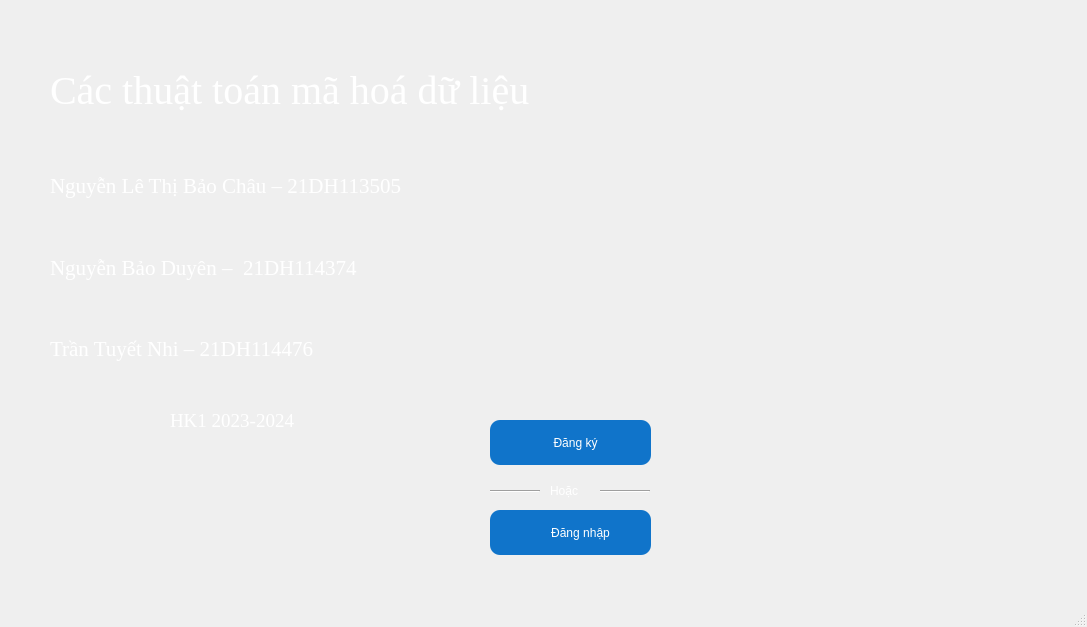
<?xml version="1.0" encoding="UTF-8"?>
<ui version="4.0">
 <class>MainWindow</class>
 <widget class="QMainWindow" name="MainWindow">
  <property name="geometry">
   <rect>
    <x>0</x>
    <y>0</y>
    <width>1087</width>
    <height>627</height>
   </rect>
  </property>
  <property name="windowTitle">
   <string>MainWindow</string>
  </property>
  <property name="styleSheet">
   <string notr="true">#MainWindow{	
	background-image: url(:/image/hinh_BM.jpg);
}

#centralwidget {
	background-image: url(:/image/hinh_BM.jpg);
}</string>
  </property>
  <widget class="QWidget" name="centralwidget">
   <widget class="QLabel" name="label_5">
    <property name="geometry">
     <rect>
      <x>170</x>
      <y>380</y>
      <width>201</width>
      <height>81</height>
     </rect>
    </property>
    <property name="font">
     <font>
      <family>Times New Roman</family>
      <pointsize>14</pointsize>
      <weight>50</weight>
      <italic>false</italic>
      <bold>false</bold>
     </font>
    </property>
    <property name="styleSheet">
     <string notr="true">font: 14pt &quot;Times New Roman&quot;;
color: rgb(255, 255, 255);</string>
    </property>
    <property name="text">
     <string>HK1 2023-2024</string>
    </property>
   </widget>
   <widget class="QLabel" name="label">
    <property name="geometry">
     <rect>
      <x>50</x>
      <y>20</y>
      <width>631</width>
      <height>141</height>
     </rect>
    </property>
    <property name="font">
     <font>
      <family>Times New Roman</family>
      <pointsize>30</pointsize>
      <weight>50</weight>
      <italic>false</italic>
      <bold>false</bold>
     </font>
    </property>
    <property name="styleSheet">
     <string notr="true">font: 30pt &quot;Times New Roman&quot;;
color: rgb(255, 255, 255);
</string>
    </property>
    <property name="text">
     <string>Các thuật toán mã hoá dữ liệu</string>
    </property>
   </widget>
   <widget class="QPushButton" name="btn_DangNhap">
    <property name="geometry">
     <rect>
      <x>490</x>
      <y>510</y>
      <width>161</width>
      <height>45</height>
     </rect>
    </property>
    <property name="styleSheet">
     <string notr="true">font: 14pt &quot;Times New Roman&quot;;
background-color: #1074CA;
border-radius: 10px;
color: rgb(255, 255, 255);
padding-left:20px;

</string>
    </property>
    <property name="text">
     <string>Đăng nhập</string>
    </property>
   </widget>
   <widget class="QWidget" name="layoutWidget">
    <property name="geometry">
     <rect>
      <x>50</x>
      <y>170</y>
      <width>458</width>
      <height>195</height>
     </rect>
    </property>
    <layout class="QVBoxLayout" name="verticalLayout">
     <property name="spacing">
      <number>50</number>
     </property>
     <item>
      <widget class="QLabel" name="label_2">
       <property name="font">
        <font>
         <family>Times New Roman</family>
         <pointsize>16</pointsize>
         <weight>50</weight>
         <italic>false</italic>
         <bold>false</bold>
        </font>
       </property>
       <property name="styleSheet">
        <string notr="true">font: 16pt &quot;Times New Roman&quot;;
color: rgb(255, 255, 255);</string>
       </property>
       <property name="text">
        <string>Nguyễn Lê Thị Bảo Châu – 21DH113505</string>
       </property>
      </widget>
     </item>
     <item>
      <widget class="QLabel" name="label_3">
       <property name="font">
        <font>
         <family>Times New Roman</family>
         <pointsize>16</pointsize>
         <weight>50</weight>
         <italic>false</italic>
         <bold>false</bold>
        </font>
       </property>
       <property name="styleSheet">
        <string notr="true">font: 16pt &quot;Times New Roman&quot;;
color: rgb(255, 255, 255);</string>
       </property>
       <property name="text">
        <string>Nguyễn Bảo Duyên –  21DH114374</string>
       </property>
      </widget>
     </item>
     <item>
      <widget class="QLabel" name="label_4">
       <property name="font">
        <font>
         <family>Times New Roman</family>
         <pointsize>16</pointsize>
         <weight>50</weight>
         <italic>false</italic>
         <bold>false</bold>
        </font>
       </property>
       <property name="styleSheet">
        <string notr="true">font: 16pt &quot;Times New Roman&quot;;
color: rgb(255, 255, 255);</string>
       </property>
       <property name="text">
        <string>Trần Tuyết Nhi – 21DH114476</string>
       </property>
      </widget>
     </item>
    </layout>
   </widget>
   <widget class="QPushButton" name="btn_DangKy">
    <property name="geometry">
     <rect>
      <x>490</x>
      <y>420</y>
      <width>161</width>
      <height>45</height>
     </rect>
    </property>
    <property name="styleSheet">
     <string notr="true">font: 14pt &quot;Times New Roman&quot;;
background-color: #1074CA;
border-radius: 10px;
color: rgb(255, 255, 255);
padding-left:10px;</string>
    </property>
    <property name="text">
     <string>Đăng ký</string>
    </property>
   </widget>
   <widget class="QLabel" name="label_6">
    <property name="geometry">
     <rect>
      <x>550</x>
      <y>480</y>
      <width>41</width>
      <height>21</height>
     </rect>
    </property>
    <property name="styleSheet">
     <string notr="true">color: rgb(255, 255, 255);
font: 12pt &quot;Times New Roman&quot;;</string>
    </property>
    <property name="text">
     <string>Hoặc</string>
    </property>
   </widget>
   <widget class="Line" name="line">
    <property name="geometry">
     <rect>
      <x>490</x>
      <y>490</y>
      <width>50</width>
      <height>3</height>
     </rect>
    </property>
    <property name="orientation">
     <enum>Qt::Horizontal</enum>
    </property>
   </widget>
   <widget class="Line" name="line_2">
    <property name="geometry">
     <rect>
      <x>600</x>
      <y>490</y>
      <width>50</width>
      <height>3</height>
     </rect>
    </property>
    <property name="orientation">
     <enum>Qt::Horizontal</enum>
    </property>
   </widget>
   <widget class="QLabel" name="label_7">
    <property name="geometry">
     <rect>
      <x>500</x>
      <y>430</y>
      <width>25</width>
      <height>25</height>
     </rect>
    </property>
    <property name="styleSheet">
     <string notr="true">image: url(:/image/add-user.png);</string>
    </property>
    <property name="text">
     <string/>
    </property>
   </widget>
   <widget class="QLabel" name="label_8">
    <property name="geometry">
     <rect>
      <x>500</x>
      <y>520</y>
      <width>25</width>
      <height>25</height>
     </rect>
    </property>
    <property name="styleSheet">
     <string notr="true">image: url(:/image/user-interface.png);
</string>
    </property>
    <property name="text">
     <string/>
    </property>
   </widget>
  </widget>
  <widget class="QMenuBar" name="menubar">
   <property name="geometry">
    <rect>
     <x>0</x>
     <y>0</y>
     <width>1087</width>
     <height>26</height>
    </rect>
   </property>
  </widget>
  <widget class="QStatusBar" name="statusbar"/>
  <action name="actionCeasar_MaHoa">
   <property name="text">
    <string>Ceasar</string>
   </property>
  </action>
  <action name="actionVignere_MaHoa">
   <property name="text">
    <string>Vignere</string>
   </property>
  </action>
  <action name="actionTrithemius_MaHoa">
   <property name="text">
    <string>Trithemius</string>
   </property>
  </action>
  <action name="actionHai_dong_MaHoa">
   <property name="text">
    <string>Hai dòng</string>
   </property>
  </action>
  <action name="actionNhieu_dong_MaHoa">
   <property name="text">
    <string>Nhiều dòng</string>
   </property>
  </action>
  <action name="actionSDES_MaHoa">
   <property name="text">
    <string>SDES</string>
   </property>
  </action>
  <action name="actionRSA_MaHoa">
   <property name="text">
    <string>RSA</string>
   </property>
  </action>
  <action name="actionCeasar_GiaiMa">
   <property name="text">
    <string>Ceasar</string>
   </property>
  </action>
  <action name="actionVignere_GiaiMa">
   <property name="text">
    <string>Vignere</string>
   </property>
  </action>
  <action name="actionTrithemius_GiaiMa">
   <property name="text">
    <string>Trithemius</string>
   </property>
  </action>
  <action name="actionHai_dong_GiaiMa">
   <property name="text">
    <string>Hai dòng</string>
   </property>
  </action>
  <action name="actionBelasco_GiaiMa">
   <property name="text">
    <string>Belasco</string>
   </property>
  </action>
  <action name="actionNhieu_dong_GiaiMa">
   <property name="text">
    <string>Nhiều dòng</string>
   </property>
  </action>
  <action name="actionBelasco_MaHoa">
   <property name="text">
    <string>Belasco</string>
   </property>
  </action>
  <action name="actionAES_MaHoa">
   <property name="text">
    <string>AES</string>
   </property>
  </action>
  <action name="actionSDES_GiaiMa">
   <property name="text">
    <string>SDES</string>
   </property>
  </action>
  <action name="actionRSA_GiaiMa">
   <property name="text">
    <string>RSA</string>
   </property>
  </action>
  <action name="actionAES_GiaiMa">
   <property name="text">
    <string>AES</string>
   </property>
  </action>
  <action name="actionCeasar_XOR_MaHoa">
   <property name="text">
    <string>Ceasar</string>
   </property>
  </action>
  <action name="actionVignere_XOR_MaHoa">
   <property name="text">
    <string>Vignere</string>
   </property>
  </action>
  <action name="actionTrithemius_XOR_MaHoa">
   <property name="text">
    <string>Trithemius</string>
   </property>
  </action>
  <action name="actionBelasco_XOR_MaHoa">
   <property name="text">
    <string>Belasco</string>
   </property>
  </action>
  <action name="actionCeasar_XOR_GiaiMa">
   <property name="text">
    <string>Ceasar</string>
   </property>
  </action>
  <action name="actionVignere_XOR_GiaiMa">
   <property name="text">
    <string>Vignere</string>
   </property>
  </action>
  <action name="actionTrithemius_XOR_GiaiMa">
   <property name="text">
    <string>Trithemius</string>
   </property>
  </action>
  <action name="actionBelasco_XOR_GiaiMa">
   <property name="text">
    <string>Belasco</string>
   </property>
  </action>
 </widget>
 <resources>
  <include location="../../icon/image.qrc"/>
 </resources>
 <connections/>
</ui>
